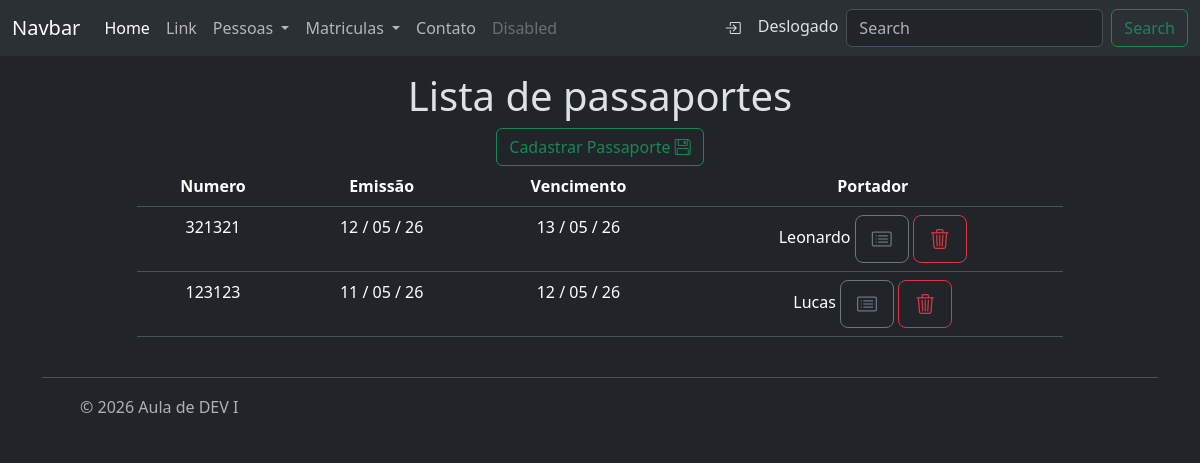
/relacionamentos/passaporte/classe_generica/list, run on an earlier commit of the app's database.
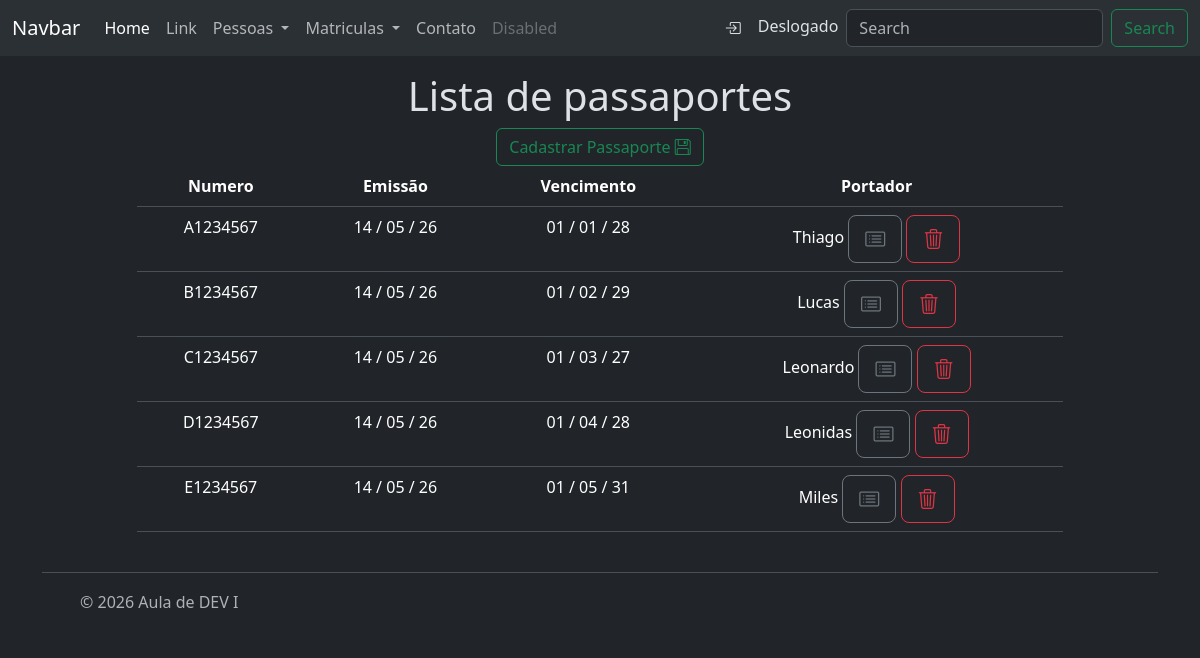
And on a later commit of the database.
### relacionamentos/models/passaporte.py (models this page shows, shortened)
class Passaporte(BaseModel):
    numero = models.CharField(max_length=20, unique=True,
                              validators=[MinLengthValidator(4)],
                              help_text='Número do passaporte',
                              verbose_name='Numero do Passaporte')
    emissao = models.DateField(verbose_name='Data de Emissao',
                               help_text='Data de emissão do passaporte',
                               validators=[MinValueValidator(date.today)])
    vencimento = models.DateField(verbose_name='Data de Vencimento',
                                help_text='Data de vencimento do passaporte')
    pessoa = models.OneToOneField(Pessoa, help_text='Pessoa associada ao passaporte', on_delete=models.CASCADE)

### relacionamentos/models/pessoa.py (models this page shows, shortened)
class Pessoa(BaseModel):
    nome = models.CharField(max_length=100
                            , verbose_name='Nome'
                            , help_text='Insira o nome da pessoa'
                            , validators=[MinLengthValidator(5)])
    data_nascimento = models.DateField(verbose_name='Data de Nascimento'
                                      , help_text='Insira a data de nascimento da pessoa')
    cpf = models.CharField(max_length=11, unique=True
                           , validators=[MinLengthValidator(11), validacao_cpf]
                           , help_text='Insira o CPF da pessoa'
                           , verbose_name='CPF')

### relacionamentos/views/passaporte.py (the view)
# urls.py: path("passaporte/classe_generica/list",PassportListGenericView.as_view(), name= "classe_generica_passaporte_list"),
class PassportListGenericView(ListView):
    model = Passaporte
    queryset = Passaporte.objects.all()
    context_object_name = "passaportes"
    template_name = "passaport/list.html"

### relacionamentos/templates/passaport/list.html
{% extends "base.html" %}
{% block title %}
{% if passaportes %}
Lista de passaportes
{% else %}
Nenhum passaporte Cadastrado
{% endif %}
{% endblock title %}
{% block content %}
<a class="btn btn-outline-success" role="button" href="{% url 'relacionamentos:classe_generica_passaporte_create' %}">
    Cadastrar Passaporte <i class="bi bi-floppy"></i>
    </a>
{% if passaportes %}
<table class="table table-hover">
    <thead>
        <th>Numero</th>
        <th>Emissão</th>
        <th>Vencimento</th>
        <th>Portador</th>
    </thead>
    <tbody>
        {% for passaporte in passaportes %}
        <tr>
            <td>
                {{passaporte.numero}}
            </td>
            <td>
                {{passaporte.emissao|date:'d / m / y'}}
            </td>
            <td>
                {{passaporte.vencimento|date:' d / m / y'}}
            </td>
            <td>
                {{passaporte.pessoa.nome}}
            <a class="btn btn-outline-secondary btn-lg" role='button' title='Detalhar'
                    href="{% url 'relacionamentos:classe_generica_passaporte_read' passaporte.pk %}">
                    <i class="bi bi-card-list"></i>
                </a>
            <a class="btn btn-outline-danger btn-lg" role='button' title='Deletar'
                href="{% url 'relacionamentos:classe_generica_passaporte_delete' passaporte.pk %}">
                <i class="bi bi-trash3"></i>
            </a>
        </tr>
        {% endfor %}
    </tbody>
</table>
{% endif %}
{% endblock content %}

What changed in the data, as far as the page shows it:
removed Passaporte: numero "321321", emissao "12 / 05 / 26", vencimento "13 / 05 / 26", pessoa.nome "Leonardo"
removed Passaporte: numero "123123", emissao "11 / 05 / 26", vencimento "12 / 05 / 26", pessoa.nome "Lucas"
added Passaporte: numero "A1234567", emissao "14 / 05 / 26", vencimento "01 / 01 / 28", pessoa.nome "Thiago"
added Passaporte: numero "B1234567", emissao "14 / 05 / 26", vencimento "01 / 02 / 29", pessoa.nome "Lucas"
added Passaporte: numero "C1234567", emissao "14 / 05 / 26", vencimento "01 / 03 / 27", pessoa.nome "Leonardo"
added Passaporte: numero "D1234567", emissao "14 / 05 / 26", vencimento "01 / 04 / 28", pessoa.nome "Leonidas"
added Passaporte: numero "E1234567", emissao "14 / 05 / 26", vencimento "01 / 05 / 31", pessoa.nome "Miles"
